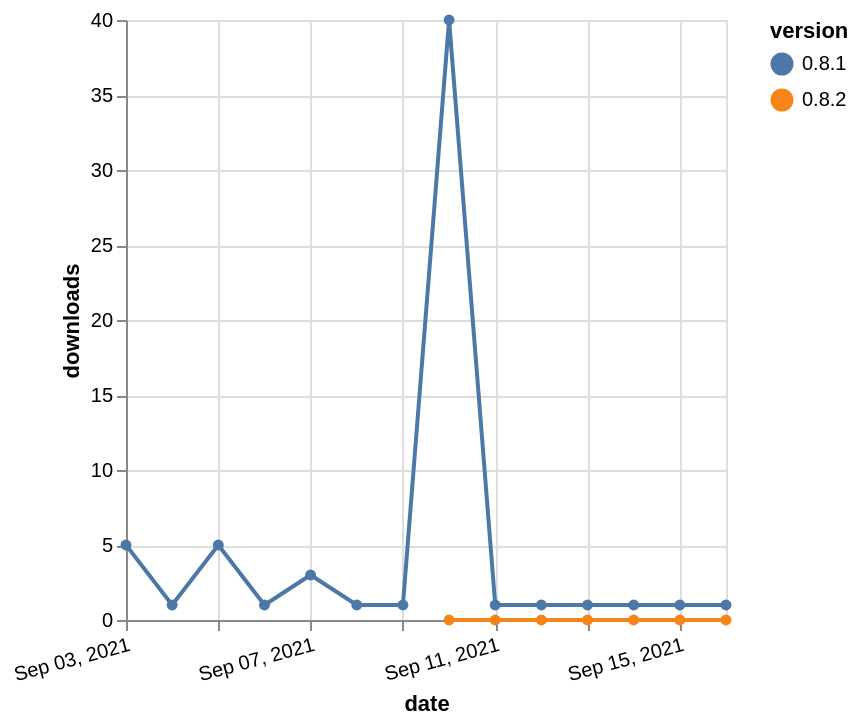

This figure's Vega-Lite source:
### Vega-Lite specification from a JSON file in a GitHub repository (floating-point values rounded to 4 significant figures)
{"$schema": "https://vega.github.io/schema/vega-lite/v5.json", "description": "A simple bar chart with embedded data.", "data": {"values": [{"date": "2021-09-03", "total": 19, "delta": 5, "version": "0.8.1"}, {"date": "2021-09-04", "total": 20, "delta": 1, "version": "0.8.1"}, {"date": "2021-09-05", "total": 25, "delta": 5, "version": "0.8.1"}, {"date": "2021-09-06", "total": 26, "delta": 1, "version": "0.8.1"}, {"date": "2021-09-07", "total": 29, "delta": 3, "version": "0.8.1"}, {"date": "2021-09-08", "total": 30, "delta": 1, "version": "0.8.1"}, {"date": "2021-09-09", "total": 31, "delta": 1, "version": "0.8.1"}, {"date": "2021-09-10", "total": 71, "delta": 40, "version": "0.8.1"}, {"date": "2021-09-11", "total": 72, "delta": 1, "version": "0.8.1"}, {"date": "2021-09-12", "total": 73, "delta": 1, "version": "0.8.1"}, {"date": "2021-09-13", "total": 74, "delta": 1, "version": "0.8.1"}, {"date": "2021-09-14", "total": 75, "delta": 1, "version": "0.8.1"}, {"date": "2021-09-15", "total": 76, "delta": 1, "version": "0.8.1"}, {"date": "2021-09-16", "total": 77, "delta": 1, "version": "0.8.1"}, {"date": "2021-09-10", "total": 6, "delta": 0, "version": "0.8.2"}, {"date": "2021-09-11", "total": 53, "delta": 0, "version": "0.8.2"}, {"date": "2021-09-12", "total": 80, "delta": 0, "version": "0.8.2"}, {"date": "2021-09-13", "total": 104, "delta": 0, "version": "0.8.2"}, {"date": "2021-09-14", "total": 119, "delta": 0, "version": "0.8.2"}, {"date": "2021-09-15", "total": 146, "delta": 0, "version": "0.8.2"}, {"date": "2021-09-16", "total": 148, "delta": 0, "version": "0.8.2"}]}, "width": "container", "mark": {"type": "line", "point": {"filled": true}}, "encoding": {"x": {"field": "date", "type": "temporal", "timeUnit": "yearmonthdate", "title": "date", "axis": {"labelAngle": -15}}, "y": {"field": "delta", "type": "quantitative", "title": "downloads"}, "color": {"field": "version", "type": "nominal"}, "tooltip": {"field": "delta"}}}
